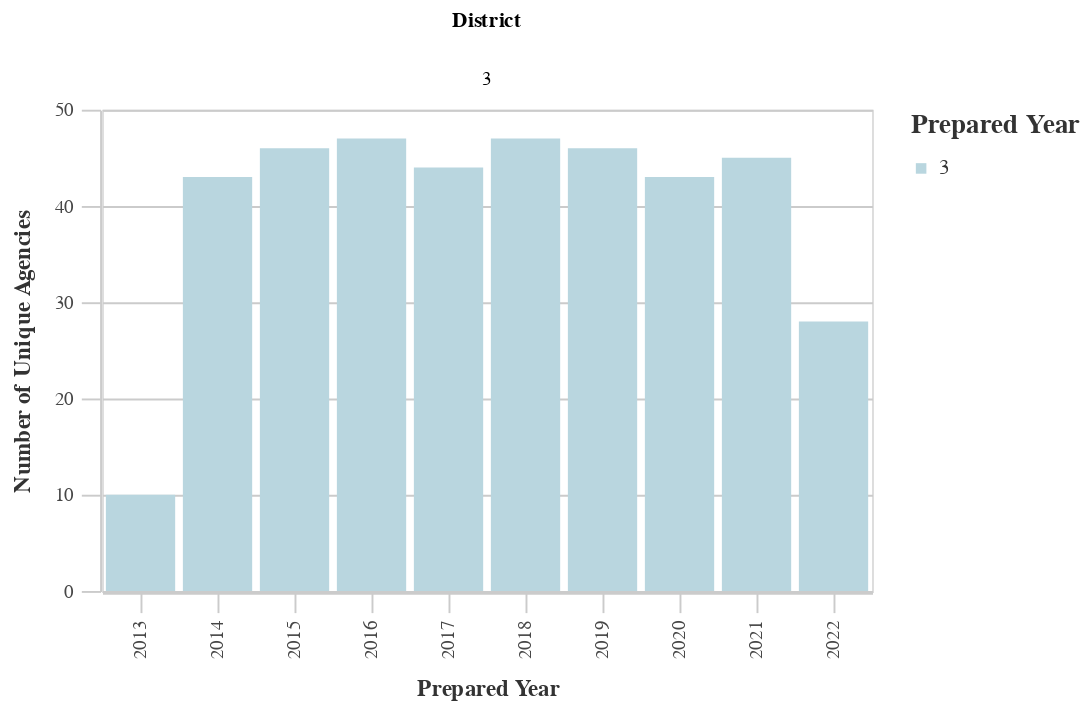

Here is the notebook cell this chart was saved with:
### Code cell
# Unique Agencies by Dist
dist_years_agency = ((
        df
        >> group_by(_.prepared_y, _.dist)
        >> summarize(n=_.primary_agency_name.nunique())
        >> arrange(-_.prepared_y)
    )
        .rename(columns={'dist':'District', 'n':'Count'})
    )
chart10 = (alt.Chart(dist_years_agency).mark_bar().encode(
        column='District:N',
        x=alt.X('prepared_y:O', title='Prepared Year'),
        y=alt.Y('Count:Q', title='Number of Unique Agencies'),
        color = alt.Color("District:N", 
                              scale=alt.Scale(
                                  range=altair_utils.CALITP_SEQUENTIAL_COLORS),  
                               legend=alt.Legend(title="Prepared Year")
                              )))
                              
chart10 = styleguide.preset_chart_config(chart10)
chart10 = _dla_utils_reports.add_tooltip(chart10, 'prepared_y', 'Count')
    
display(HTML("<h4><strong>Number of Unique Agencies by District</strong></h4>"))
display(chart10)

### Figure 1 — Vega-Lite specification as saved in the notebook (floating-point values rounded to 4 significant figures)
{"config": {"view": {"continuousWidth": 400, "continuousHeight": 300}, "axis": {"domainColor": "#cbcbcb", "grid": true, "gridColor": "#cbcbcb", "gridWidth": 1, "labelColor": "#474747", "labelFont": "Nunito Sans", "labelFontSize": 10, "labelPadding": 4, "tickColor": "#cbcbcb", "tickSize": 10, "titleColor": "#333", "titleFont": "Raleway", "titleFontSize": 12, "titlePadding": 10}, "axisBand": {"grid": false}, "background": "white", "font": "Raleway", "header": {"labelFont": "Nunito Sans", "titleFont": "Raleway"}, "legend": {"labelColor": "#333", "labelFont": "Nunito Sans", "labelFontSize": 11, "labelLimit": 0, "padding": 1, "symbolSize": 30, "symbolType": "square", "titleColor": "#333", "titleFont": "Raleway", "titleFontSize": 14, "titlePadding": 10}, "title": {"anchor": "middle", "font": "Raleway", "fontSize": 18, "fontWeight": 300, "offset": 20}}, "data": {"name": "data-f5f99598718fd0ac3fdd7573b063724f"}, "mark": "bar", "encoding": {"color": {"field": "District", "legend": {"title": "Prepared Year"}, "scale": {"range": ["#B9D6DF", "#8CBCCB", "#2EA8CE", "#136C97", "#0B405B"]}, "type": "nominal"}, "column": {"field": "District", "type": "nominal"}, "tooltip": [{"field": "prepared_y", "type": "quantitative"}, {"field": "Count", "type": "quantitative"}], "x": {"field": "prepared_y", "title": "Prepared Year", "type": "ordinal"}, "y": {"field": "Count", "title": "Number of Unique Agencies", "type": "quantitative"}}, "height": 250, "width": 400, "$schema": "https://vega.github.io/schema/vega-lite/v4.17.0.json", "datasets": {"data-f5f99598718fd0ac3fdd7573b063724f": [{"prepared_y": 2022.0, "District": 3, "Count": 28}, {"prepared_y": 2021.0, "District": 3, "Count": 45}, {"prepared_y": 2020.0, "District": 3, "Count": 43}, {"prepared_y": 2019.0, "District": 3, "Count": 46}, {"prepared_y": 2018.0, "District": 3, "Count": 47}, {"prepared_y": 2017.0, "District": 3, "Count": 44}, {"prepared_y": 2016.0, "District": 3, "Count": 47}, {"prepared_y": 2015.0, "District": 3, "Count": 46}, {"prepared_y": 2014.0, "District": 3, "Count": 43}, {"prepared_y": 2013.0, "District": 3, "Count": 10}]}}
